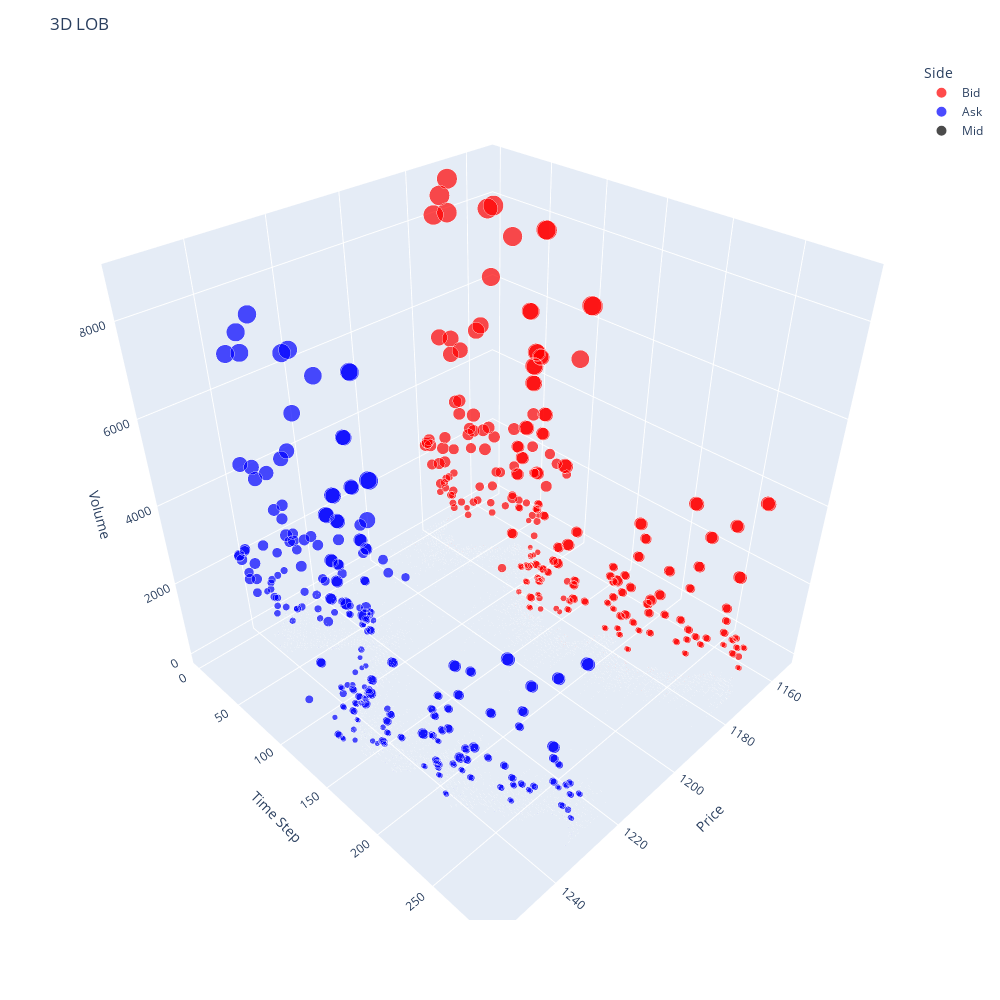

Notebook source saved alongside this figure:
### Code cell
experiment.plot_lob()

### Figure 1 — Plotly figure (JSON) as saved in the notebook; plotly's stock layout.template omitted (floating-point values rounded to 4 significant figures; data arrays with more than 128 entries replaced by an {"elided": "..."} marker saying what was removed)
{"data": [{"hovertemplate": "Side=Bid<br>Price=%{x}<br>Time Step=%{y}<br>Volume=%{marker.size}<extra></extra>", "legendgroup": "Bid", "marker": {"color": "red", "size": {"elided": "5406 float values"}, "sizemode": "area", "sizeref": 21.96, "symbol": "circle"}, "mode": "markers", "name": "Bid", "scene": "scene", "showlegend": true, "type": "scatter3d", "x": {"elided": "5406 float values"}, "y": {"elided": "5406 int values"}, "z": {"elided": "5406 float values"}}, {"hovertemplate": "Side=Ask<br>Price=%{x}<br>Time Step=%{y}<br>Volume=%{marker.size}<extra></extra>", "legendgroup": "Ask", "marker": {"color": "blue", "size": {"elided": "5540 float values"}, "sizemode": "area", "sizeref": 21.96, "symbol": "circle"}, "mode": "markers", "name": "Ask", "scene": "scene", "showlegend": true, "type": "scatter3d", "x": {"elided": "5540 float values"}, "y": {"elided": "5540 int values"}, "z": {"elided": "5540 float values"}}, {"hovertemplate": "Side=Mid<br>Price=%{x}<br>Time Step=%{y}<br>Volume=%{marker.size}<extra></extra>", "legendgroup": "Mid", "marker": {"color": "black", "size": {"elided": "291 float values"}, "sizemode": "area", "sizeref": 21.96, "symbol": "circle"}, "mode": "markers", "name": "Mid", "scene": "scene", "showlegend": true, "type": "scatter3d", "x": {"elided": "291 null values"}, "y": {"elided": "291 int values"}, "z": {"elided": "291 float values"}}], "layout": {"autosize": false, "height": 1000, "legend": {"itemsizing": "constant", "title": {"text": "Side"}, "tracegroupgap": 0}, "margin": {"t": 60}, "scene": {"domain": {"x": [0, 1], "y": [0, 1]}, "xaxis": {"title": {"text": "Price"}}, "yaxis": {"title": {"text": "Time Step"}}, "zaxis": {"title": {"text": "Volume"}}}, "title": {"text": "3D LOB"}, "width": 1000}}
